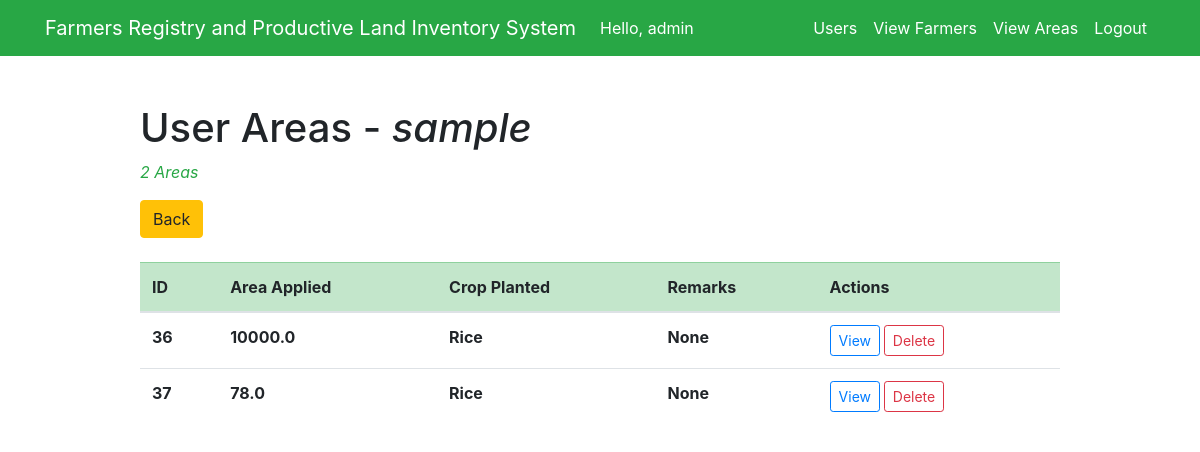
Page /dashboard/viewuser/1 (signed in) on the committed database.
### test_app/models.py (models this page shows, shortened)
class Farmer(models.Model):
    MALE = 'M'
    FEMALE = 'F'
    PERSON_GENDER = [
        (MALE, 'Male'),
        (FEMALE, 'Female'),
    ]
    MARRIED = 'MARRIED'
    SINGLE = 'SINGLE'
    DIVORCED = 'DIVORCED'
    WIDOWED = 'WIDOWED'
    PERSON_CIVIL_STATUS = [
        (MARRIED, 'Married'),
        (SINGLE, 'Single'),
        (DIVORCED, 'Divorced'),
        (WIDOWED, 'Widowed'),
    ]
    assigned_id = models.CharField(max_length=20, blank=True, null=True)
    first_name = models.CharField(max_length=200, blank=False)
    last_name = models.CharField(max_length=200, blank=False)
    middle_name = models.CharField(max_length=200, blank=False)
    gender = models.CharField(max_length=1, choices=PERSON_GENDER, default=MALE)
    region = models.CharField(max_length=200)
    province = models.CharField(max_length=200)
    muncity = models.CharField(max_length=200)
    brgy = models.CharField(max_length=200)
    address = models.TextField(blank=True)
    contact_no = models.CharField(max_length=20, blank=True, null=True)
    tin = models.CharField(max_length=20, blank=True, null=True)
    philhealth = models.CharField(max_length=20, blank=True, null=True)
    sss = models.CharField(max_length=20, blank=True, null=True)
    pagibig = models.CharField(max_length=20, blank=True, null=True)
    civil_status = models.CharField(max_length=20, blank=True, null=True, choices=PERSON_CIVIL_STATUS, default=SINGLE)
    nationality = models.CharField(max_length=50, blank=True, null=True)
    birthdate = models.DateField(default=None)
    spouse = models.CharField(max_length=250, blank=True, null=True)
    date_created = models.DateTimeField(auto_now_add=True)

class UsersAreaInfo(models.Model):
    RICE = 'Rice'
    CORN = 'Corn'
    SUGARCANE = 'Sugarcane'
    PLANTED = [
        (RICE, 'Rice'),
        (CORN, 'Corn'),
        (SUGARCANE, 'Sugarcane'),
    ]
    farmer_id = models.ForeignKey(Farmer, models.CASCADE, db_column='farmer_id')
    total_area = models.FloatField()
    crop_planted = models.CharField(max_length=9, choices=PLANTED, default=RICE, blank=True, null=True)
    remarks = models.CharField(max_length=100, blank=True, null=True)
    sketch_plan = models.FileField(upload_to='documents_sp/', max_length=254, blank=True)
    map = models.FileField(upload_to='documents_map/', max_length=254, blank=True)
    google_earth = models.FileField(upload_to='documents_ge/', max_length=254, blank=True)
    area_coordinates = models.FileField(upload_to='documents_coordinates/', max_length=254, blank=True)
    profile_field = models.CharField(max_length=250)
    soil_ph = models.IntegerField()
    region = models.CharField(max_length=200)
    province = models.CharField(max_length=200)
    muncity = models.CharField(max_length=200)
    brgy = models.CharField(max_length=200)

### test_app/views.py (the view)
# urls.py: path('dashboard/viewuser/<int:pk>', views.view_user, name='view_user'),
@login_required(login_url='/')
def view_user(request, pk):
    if request.method == 'GET':
        profile_info = get_object_or_404(Farmer, id=pk)
        user_areas = UsersAreaInfo.objects.filter(farmer_id=pk)
        context = {
            'user_areas': user_areas,
            'profile': profile_info,
        }
        return render(request, 'test_app/viewuser.html', context)
    else:
        pass

### test_app/templates/test_app/viewuser.html
{% extends 'test_app/base.html' %}
{% block content %}
<div class="row justify-content-center mt-5">
    <div class="col-md-10">
        <h1>User Areas - <em>{{ profile.first_name }}</em></h1>
        {% if user_areas %}
            <p class="card-text text-success"><em>{{ user_areas.count }} Area{{ user_areas.count|pluralize }}</em></p>
        {% else %}
            <p class="card-text text-danger"><em>No Areas</em></p>
        {% endif %}
        <a type="button" class="btn btn-warning" href="{% url 'user_dashboard' %}">Back</a>
        <br><br>
        <table class="table table-hover table-stripped table-responsive-md">
            <thead class="table-success">
                <tr>
                    <th scope="col">ID</th>
                    <th scope="col">Area Applied</th>
                    <th scope="col">Crop Planted</th>
                    <th scope="col">Remarks</th>
                    <th scope="col" align="center">Actions</th>
                </tr>
            </thead>
            <tbody>
                {% for area in user_areas %}
                    <tr>
                        <th scope="row">{{ area.id }}</th>
                        <th>{{ area.total_area }}</th>
                        <th>{{ area.crop_planted }}</th>
                        <th>{{ area.remarks }}</th>
                        {% if user.is_superuser %}
                            <th><a type="button" class="btn btn-outline-primary btn-sm text-primary" href="{% url 'view_area_admin' area.id %}">View</a>&nbsp;<a type="button" class="btn btn-outline-danger btn-sm text-danger">Delete</a></th>
                        {% else %}
                            <th><a type="button" class="btn btn-outline-primary btn-sm text-primary" href="{% url 'view_area' area.id %}">View</a>&nbsp;<a type="button" class="btn btn-outline-danger btn-sm text-danger">Delete</a></th>
                        {% endif %}
                    </tr>
                {% endfor %}
            </tbody>
        </table>
    </div>
</div>
{% endblock %}

### test_app/templates/test_app/base.html (shortened to what this page needs)
<!doctype html>
<html lang="en">
<head>
    <link rel="stylesheet" href="https://stackpath.bootstrapcdn.com/bootstrap/4.4.1/css/bootstrap.min.css">
</head>
<body>
<nav class="navbar navbar-expand-md navbar-light bg-success">
<div class="container">
    {% if user.is_superuser %}<a class="navbar-brand" href="{% url 'user_dashboard' %}">{% else %}<a class="navbar-brand" href="{% url 'user_info' %}">{% endif %}
        <span class="text-white">Farmers Registry and Productive Land Inventory System</span>
    </a>
    <div class="collapse navbar-collapse" id="navbarNav">
        {% if user.is_authenticated %}
            <ul class="navbar-nav mr-auto">
                <li class="nav-item">
                    <span class="nav-link text-white">Hello, {{ request.user }}</span>
                </li>
            </ul>
        {% endif %}
    <ul class="navbar-nav ml-auto">
        {% if user.is_authenticated %}
            <li class="nav-item">
                {% if user.is_superuser %}
                    <a href="{% url 'user_list' %}" class="nav-link text-white">Users</a>
                {% endif %}
            </li>
            <li class="nav-item">
                {% if user.is_superuser %}
                    <a href="{% url 'user_dashboard' %}" class="nav-link text-white">View Farmers</a>
                {% endif %}
            </li>
            <li class="nav-item">
                {% if user.is_superuser %}
                    <a href="{% url 'viewarea_dashboard' %}" class="nav-link text-white">View Areas</a>
                {% endif %}
            </li>
            <li class="nav-item">
                <a href="#" onclick="$('#signOutBtn').click()" class="nav-link text-white">Logout</a>
            </li>
        {% endif %}
    </ul>
    </div>
</div>
</nav>
<div class="container">
{% block content %}{% endblock %}
</div>
</body>
</html>

### rows in the picture
Farmer: first_name "sample"
UsersAreaInfo: id "36", total_area "10000.0", crop_planted "Rice", remarks "None"
UsersAreaInfo: id "37", total_area "78.0", crop_planted "Rice", remarks "None"

### other values in the picture
{{ request.user }} "admin"
{{ user_areas.count }} "2"
